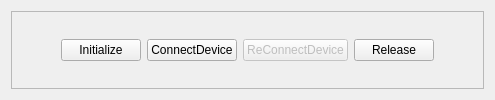
       <widget class="QWidget" name="initializePage">
        <layout class="QGridLayout" name="gridLayout_3">
         <item row="0" column="0">
          <widget class="QFrame" name="frame_4">
           <property name="frameShape">
            <enum>QFrame::StyledPanel</enum>
           </property>
           <property name="frameShadow">
            <enum>QFrame::Raised</enum>
           </property>
           <layout class="QHBoxLayout" name="horizontalLayout_16">
            <item>
             <layout class="QHBoxLayout" name="horizontalLayout_8">
              <item>
               <spacer name="horizontalSpacer_16">
                <property name="orientation">
                 <enum>Qt::Horizontal</enum>
                </property>
                <property name="sizeHint" stdset="0">
                 <size>
                  <width>40</width>
                  <height>20</height>
                 </size>
                </property>
               </spacer>
              </item>
              <item>
               <widget class="QPushButton" name="initializeBtn">
                <property name="text">
                 <string>Initialize</string>
                </property>
               </widget>
              </item>
              <item>
               <widget class="QPushButton" name="connectDeviceBtn">
                <property name="text">
                 <string>ConnectDevice</string>
                </property>
               </widget>
              </item>
              <item>
               <widget class="QPushButton" name="reConnectDeviceBtn">
                <property name="enabled">
                 <bool>false</bool>
                </property>
                <property name="text">
                 <string>ReConnectDevice</string>
                </property>
               </widget>
              </item>
              <item>
               <widget class="QPushButton" name="releaseBtn">
                <property name="text">
                 <string>Release</string>
                </property>
               </widget>
              </item>
              <item>
               <spacer name="horizontalSpacer_17">
                <property name="orientation">
                 <enum>Qt::Horizontal</enum>
                </property>
                <property name="sizeHint" stdset="0">
                 <size>
                  <width>40</width>
                  <height>20</height>
                 </size>
                </property>
               </spacer>
              </item>
             </layout>
            </item>
           </layout>
          </widget>
         </item>
        </layout>
       </widget>
